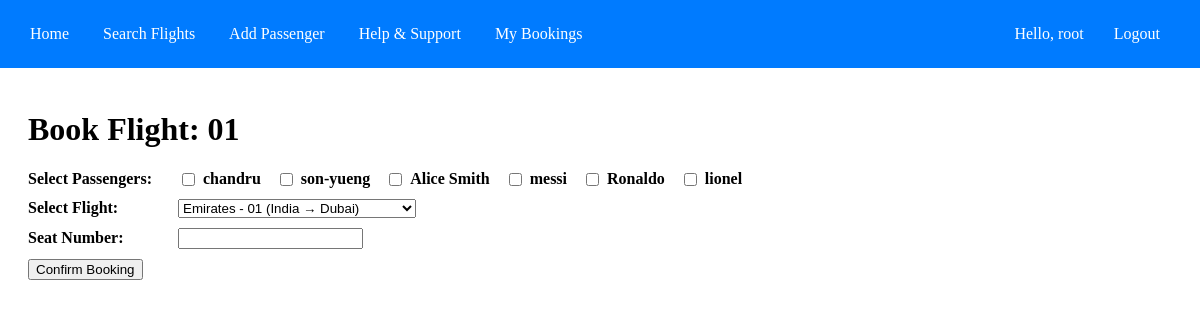
The page /flights/1/book/ (signed in) on the database its author committed.
### reservations/models.py (models this page shows, shortened)
class Flight(models.Model):
    airline = models.ForeignKey(Airline, on_delete=models.CASCADE)
    flight_number = models.CharField(max_length=10, unique=True)
    departure_city = models.CharField(max_length=100)
    destination_city = models.CharField(max_length=100)
    departure_time = models.DateTimeField()
    arrival_time = models.DateTimeField()
    price = models.DecimalField(max_digits=10, decimal_places=2)
    def __str__(self):
        return f"{self.airline.name} - {self.flight_number} ({self.departure_city} → {self.destination_city})"

class Passenger(models.Model):
    user = models.OneToOneField(User, on_delete=models.CASCADE, null=True, blank=True)
    name = models.CharField(max_length=100)
    email = models.EmailField(unique=True)

### reservations/views.py (the view)
# urls.py: path('flights/<int:flight_id>/book/', book_flight, name='book_flight'),
@login_required
def book_flight(request, flight_id):
    flight = Flight.objects.get(id=flight_id)
    if request.method == 'POST':
        form = ReservationForm(request.POST)
        if form.is_valid():
            passengers = form.cleaned_data['passengers']  # Get selected passengers
            seat_number = form.cleaned_data['seat_number']
            reservation = Reservation.objects.create(user=request.user,flight=flight, seat_number=seat_number)
            reservation.passengers.set(passengers)  # ✅ Assign multiple passengers
            subject = "Flight Booking Confirmation"
            passenger_names = ", ".join([p.name for p in passengers])
            message = f"Dear {request.user.username},\n\n"
            message += f"Your flight {flight.flight_number} has been booked successfully.\n"
            message += f"Passengers: {passenger_names}\n"
            message += f"Seat Number: {seat_number}\n\n"
            message += "Thank you for choosing us!\nSafe travels!"
            send_mail(
                subject,
                message,
                settings.EMAIL_HOST_USER,  # Sender email
                [''],  # Recipient email
                fail_silently=False,  # Set to False to raise an error if email fails
            )
            return redirect('booking_confirmation', reservation_id=reservation.id)
    else:
        form = ReservationForm(initial={'flight': flight})
    return render(request, 'reservations/book_flight.html', {'form': form, 'flight': flight})

### reservations/forms.py
class ReservationForm(forms.ModelForm):
    passengers = forms.ModelMultipleChoiceField(
        queryset=Passenger.objects.all(),
        widget=forms.CheckboxSelectMultiple,  # ✅ Allows selecting multiple passengers
        required=True,
        label="Select Passengers"
    )
    flight = forms.ModelChoiceField(
        queryset=Flight.objects.all(),
        empty_label="Select Flight",
        label="Select Flight"
    )
    class Meta:
        model = Reservation
        fields = ['passengers', 'flight', 'seat_number']

### reservations/templates/reservations/book_flight.html (shortened to what this page needs)
{% extends 'base.html' %}
{% load static %}
{% block extra_head %}
    <link rel="stylesheet" href="{% static 'css/bookflight.css' %}" />
{% endblock %}
{% block content %}
    <h1>Book Flight: {{ flight.flight_number }}</h1>
    <form method="POST">
    <div class="form-group">
    <label>Select Passengers:</label>
    <div class="field">
    {% for passenger in form.passengers.field.queryset %}
        <div class="passenger-checkbox">
            <input type="checkbox" name="passengers" value="{{ passenger.id }}">
            <label>{{ passenger.name }}</label>
        </div>
    {% endfor %}
    </div>
    </div>
    <div class="form-group">
    <label>Select Flight:</label>
    <div class="field">
    {{ form.flight }}
    </div>
    </div>
    <div class="form-group">
    <label>Seat Number:</label>
    <div class="field">
    {{ form.seat_number }}
    </div>
    </div>
    <button type="submit">Confirm Booking</button>
    </form>
{% endblock %}

### reservations/templates/base.html (shortened to what this page needs)
{% load static %}
<!DOCTYPE html>
<html lang="en">
<head>
    <link rel="stylesheet" href="{% static 'css/styles.css' %}">
    <link rel="stylesheet" href="https://cdnjs.cloudflare.com/ajax/libs/font-awesome/6.7.2/css/all.min.css" />
    {% block extra_head %}{% endblock %}
</head>
<body>
    <div class="navbar">
        <div>
            <a href="{% url 'flight_list' %}">Home</a>
            <a href="{% url 'flight_list' %}">Search Flights</a>
            <a href="#" onclick="openPassengerForm(); return false;">Add Passenger</a>
            <a href="{% url 'helpandsupport' %}">Help & Support</a>
            {% if user.is_authenticated %}
                <a href="{% url 'my_bookings' %}">My Bookings</a>
            {% else %}
                <a href="{% url 'login' %}">Login to view bookings</a>
            {% endif %}
        </div>
        <div class="nav-right">
            {% if user.is_authenticated %}
                <span>Hello, {{ user.username }}</span>
                <a href="{% url 'logout' %}">Logout</a>
            {% else %}
                <a href="{% url 'login' %}">Login</a>
                <a href="{% url 'register' %}">Register</a>
            {% endif %}
        </div>
    </div>
    <div class="content">
        {% block content %}{% endblock %}
    </div>
</body>
</html>

### reservations/static/css/styles.css (style rules this page uses)
.navbar { width: 100%; background-color: #007bff; padding: 15px; display: flex; justify-content: space-between; align-items: center; position: fixed; top: 0; left: 0; z-index: 1000; }
.navbar a { color: white; text-decoration: none; padding: 10px 15px; }
.nav-right { display: flex; align-items: center; padding-right: 40px; }
.nav-right span { color: white; padding-right: 15px; }
.content { margin-top: 70px; padding: 20px; }

### reservations/static/css/bookflight.css (style rules this page uses)
.form-group { display: flex; align-items: center; justify-content: space-between; margin-bottom: 10px; }
.form-group label { font-weight: bold; width: 150px; }
.form-group .field { flex-grow: 1; text-align: left; display: flex; gap: 15px; }
.passenger-checkbox { display: flex; align-items: center; }
.passenger-checkbox label { margin-left: 5px; width: auto; }

### rows shown on the page
Flight: flight_number "01"
Passenger: name "chandru"
Passenger: name "son-yueng"
Passenger: name "Alice Smith"
Passenger: name "messi"
Passenger: name "Ronaldo"
Passenger: name "lionel"

### other values the page prints
{{ user.username }} "root"
